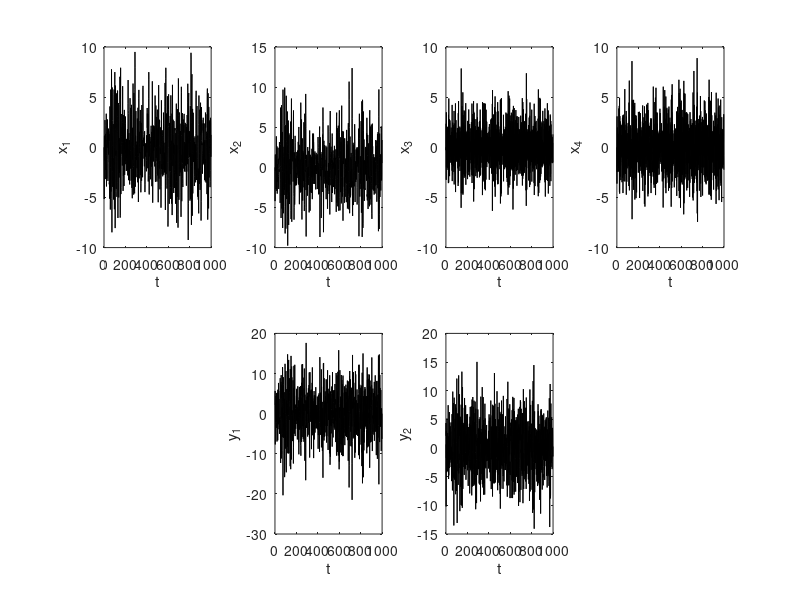

Reproduce this figure in MATLAB. (Note: this script raises an error after producing the figure.)
%% 2.160 FA20 PS5 Problem 2
% Authors: H. Harry Asada and Nicholas S. Selby
% 
% We aim to apply subspace system identification algorithms, MOESP and/or
% N4SID, to a realistic data set. You first create data from a given true system, and then
% apply the subspace algorithms. So, you know the correct answer.

clear;clc;close all;rng(1)

%% (a)
% The system we consider is a fourth-order, discrete-time, linear time-invariant system.
% The system matrices of the true system are given by
A = [0.603 0.603 0 0;-0.603 0.603 0 0;0 0 -0.603 -0.603;0 0 0.603 -0.603];
B = [1.1650,-0.6965;0.6268 1.6961;0.0751,0.0591;0.3516 1.7971];
C = [0.2641,-1.4462,1.2460,0.5774;0.8717,-0.7012,-0.6390,-0.3600];
D = [-0.1356,-1.2704;-1.3493,0.9846];

% Note that the system is a 2-input, 2-output system. We take White noise random
% sequences of 1,000 points as input u. In MatLab,
N = 1000;
u = randn(N,2);

% Create input and output data sequences.
DIM_X = length(A);
[DIM_Y,DIM_U] = size(D);
TS = 1;

sys = ss(A,B,C,D,TS);
[y,t,x] = lsim(sys,u,0:(N-1));

figure
for i=1:DIM_X
    subplot(2,DIM_X,i)
    plot(t,x(:,i),'k')
    xlabel('t')
    ylabel(['x_' num2str(i)])
end
for i=1:2
    subplot(2,DIM_X,5+i)
    plot(t,y(:,i),'k')
    xlabel('t')
    ylabel(['y_' num2str(i)])
end
sgtitle('(a) Input and Output Data Sequences')

[M,P,W] = deal(cell(DIM_U,1));
for iu=1:DIM_U
    [M{iu}, P{iu}, W{iu}] = dbode(A,B,C,D,TS,iu);
end

%% (b) 
% Apply N4SID and/or MOESP algorithms to the data generated. You need to specify
% an approximate system order when using these algorithms. Try out different system
% orders, and discuss the results.
data = iddata(y,u,1);
for nx = 1:5
    % N4SID
    sys_n4sid = n4sid(data,nx);
    figure
    for iu=1:DIM_U
        [m,p,w] = dbode(sys_n4sid.A,sys_n4sid.B,sys_n4sid.C,sys_n4sid.D,1,iu);
        for iy=1:DIM_Y
            subplot(2*DIM_Y, DIM_U, 2*(iy-1)*DIM_U+iu)
            loglog(W{iu},M{iu}(:,iy),'k--', w,m(:,iy),'k')
            if iu==1, ylabel('Mag.'); end
            subplot(2*DIM_Y, DIM_U, 2*(iy-1)*DIM_U+iu+DIM_U)
            semilogx(W{iu},P{iu}(:,iy),'k--', w,p(:,iy),'k')
            if iy==DIM_Y, xlabel('\omega'); end
        end
    end
    sgtitle(['N4SID Bode Plots for NX=' num2str(nx)])
    
    % MOESP
    [~,sys_moesp] = moesp(y,u,4);
    [a,b,c,d]=sys_moesp(nx);
    figure
    for iu=1:DIM_U
        [m,p,w] = dbode(a,b,c,d,1,iu);
        for iy=1:DIM_Y
            subplot(2*DIM_Y, DIM_U, 2*(iy-1)*DIM_U+iu)
            loglog(W{iu},M{iu}(:,iy),'k--', w,m(:,iy),'k')
            if iu==1, ylabel('Mag.'); end
            subplot(2*DIM_Y, DIM_U, 2*(iy-1)*DIM_U+iu+DIM_U)
            semilogx(W{iu},P{iu}(:,iy),'k--', w,p(:,iy),'k')
            if iy==DIM_Y, xlabel('\omega'); end
        end
    end
    sgtitle(['MOESP Bode Plots for NX=' num2str(nx)])
end

%% (c)
% Since state space representation is not unique, the system matrices obtained in part b)
% may not agree with the true system in part a). For the purpose of verifying the identified
% system with system matrices, A, B, C, and D, obtain a 2 by 2 transfer matrix representing
% the input-output relationship of the system in part b) and compare it to the transfer
% function associated with the system in part a).
